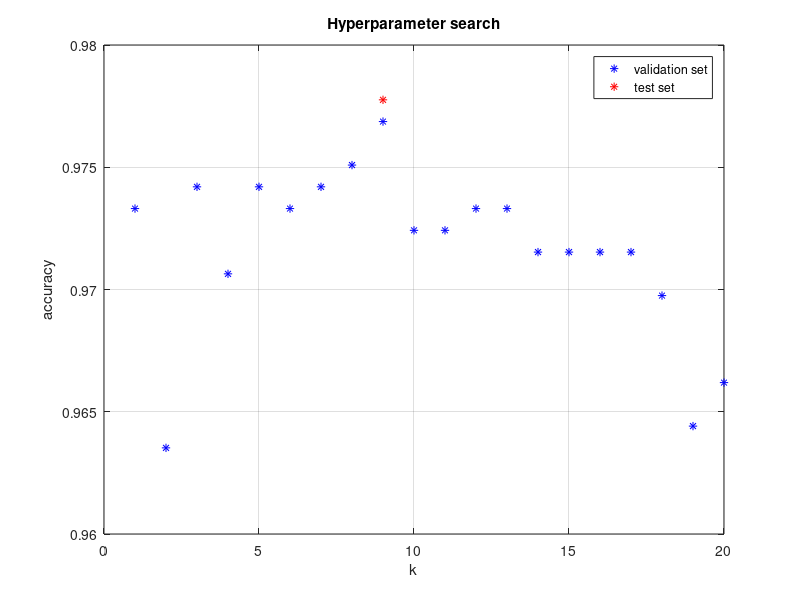
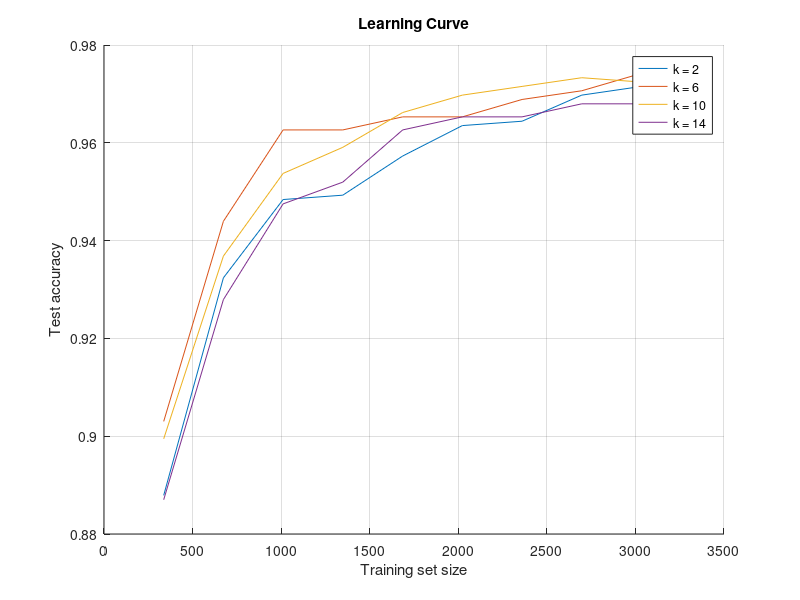
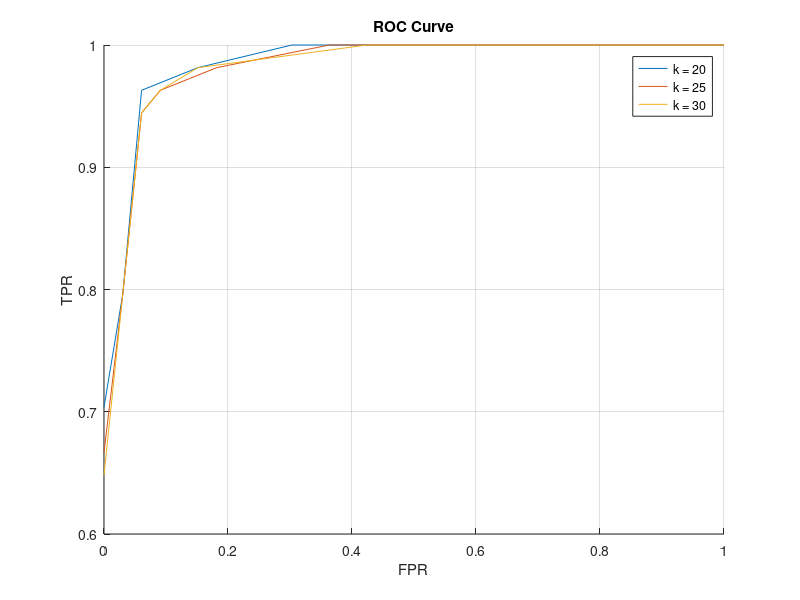

These charts were generated, in order, by the following MATLAB code:
%% plot data HW1 CS760

close all

data = [...
    1,0.9733096085409253;
    2,0.9635231316725978;
    3,0.9741992882562278;
    4,0.9706405693950177;
    5,0.9741992882562278;
    6,0.9733096085409253;
    7,0.9741992882562278;
    8,0.9750889679715302;
    9,0.9768683274021353;
    10,0.9724199288256228;
    11,0.9724199288256228;
    12,0.9733096085409253;
    13,0.9733096085409253;
    14,0.9715302491103203;
    15,0.9715302491103203;
    16,0.9715302491103203;
    17,0.9715302491103203;
    18,0.9697508896797153;
    19,0.9644128113879004;
    20,0.9661921708185054];

best = [9, 0.9777580071174378];

figure
plot(data(:,1), data(:,2), '*b')
title('Hyperparameter search')
grid on
xlabel('k')
% ylim([0.94,1])
ylabel('accuracy')
hold on
plot(best(1), best(2), '*r')
legend('validation set', 'test set')

%%
k10 = [
    337,0.8994661921708185;
    674,0.9368327402135231;
    1011,0.9537366548042705;
    1348,0.9590747330960854;
    1686,0.9661921708185054;
    2023,0.9697508896797153;
    2360,0.9715302491103203;
    2697,0.9733096085409253;
    3034,0.9724199288256228;
    3372,0.9733096085409253
    ];

k2 = [
    337,0.8879003558718861
    674,0.9323843416370107
    1011,0.9483985765124555
    1348,0.949288256227758
    1686,0.9572953736654805
    2023,0.9635231316725978
    2360,0.9644128113879004
    2697,0.9697508896797153
    3034,0.9715302491103203
    3372,0.9715302491103203
    ];

k4 = [
    337,0.9039145907473309;
    674,0.9555160142348754;
    1011,0.958185053380783;
    1348,0.9644128113879004;
    1686,0.9617437722419929;
    2023,0.9661921708185054;
    2360,0.9679715302491103;
    2697,0.9715302491103203;
    3034,0.9777580071174378;
    3372,0.9804270462633452
    ];

k6 = [
    337,0.9030249110320284;
    674,0.943950177935943;
    1011,0.9626334519572953;
    1348,0.9626334519572953;
    1686,0.9653024911032029;
    2023,0.9653024911032029;
    2360,0.9688612099644128;
    2697,0.9706405693950177;
    3034,0.9741992882562278;
    3372,0.9733096085409253
    ];

k8 = [
    337,0.8976868327402135;
    674,0.9395017793594306;
    1011,0.9537366548042705;
    1348,0.9626334519572953;
    1686,0.9653024911032029;
    2023,0.9715302491103203;
    2360,0.9715302491103203;
    2697,0.9741992882562278;
    3034,0.9777580071174378;
    3372,0.9768683274021353
    ];

k12 = [
    337,0.8959074733096085;
    674,0.9332740213523132;
    1011,0.9537366548042705;
    1348,0.9564056939501779;
    1686,0.9617437722419929;
    2023,0.9679715302491103;
    2360,0.9688612099644128;
    2697,0.9679715302491103;
    3034,0.9706405693950177;
    3372,0.9706405693950177
    ];

k14 = [
    337,0.8870106761565836;
    674,0.9279359430604982;
    1011,0.947508896797153;
    1348,0.9519572953736655;
    1686,0.9626334519572953;
    2023,0.9653024911032029;
    2360,0.9653024911032029;
    2697,0.9679715302491103;
    3034,0.9679715302491103;
    3372,0.9715302491103203
    ];




figure
hold on
plot(k2(:,1), k2(:,2))
plot(k6(:,1), k6(:,2))
plot(k10(:,1), k10(:,2))
plot(k14(:,1), k14(:,2))
title('Learning Curve')
grid on
xlabel('Training set size')
% ylim([0.94,1])
ylabel('Test accuracy')
legend('k = 2','k = 6','k = 10','k = 14')

%%
ROC20 = [
    0.0,0.7037037037037037;
    0.030303030303030304,0.7962962962962963;
    0.06060606060606061,0.9629629629629629;
    0.15151515151515152,0.9814814814814815;
    0.30303030303030304,1.0;
    1.0,1.0
    ];

ROC30 = [
    0.0,0.6481481481481481;
    0.030303030303030304,0.7962962962962963;
    0.06060606060606061,0.9444444444444444;
    0.09090909090909091,0.9629629629629629;
    0.15151515151515152,0.9814814814814815;
    0.42424242424242425,1.0
    1.0,1.0;
    ];

ROC25 = [
    0.0,0.6666666666666666;
    0.030303030303030304,0.7962962962962963;
    0.06060606060606061,0.9444444444444444;
    0.09090909090909091,0.9629629629629629;
    0.18181818181818182,0.9814814814814815;
    0.36363636363636365,1.0;
    1.0,1.0
    ];




figure
hold on
plot(ROC20(:,1), ROC20(:,2))
plot(ROC25(:,1), ROC25(:,2))
plot(ROC30(:,1), ROC30(:,2))
title('ROC Curve')
grid on
xlabel('FPR')
% ylim([0.94,1])
ylabel('TPR')
legend('k = 20','k = 25','k = 30')
